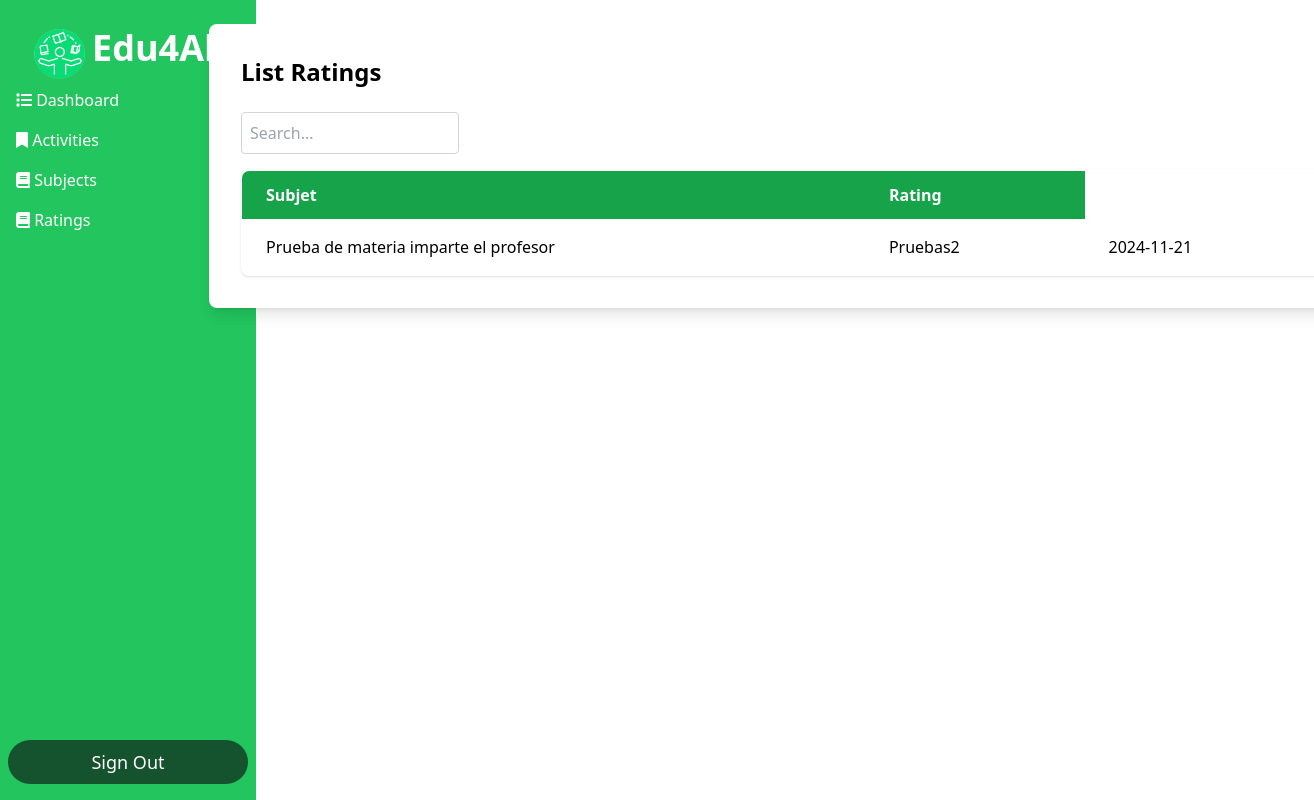
The app's page /Dashboard_Alumno/dashboard.php?action=listar_Calificaciones (signed in) with its own data.
### tables this page shows
CREATE TABLE `actividades` (
  `id` int(11) NOT NULL,
  `nombre_actividad` varchar(100) DEFAULT NULL,
  `descripcion` text DEFAULT NULL,
  `fk_materia` int(11) DEFAULT NULL,
  `fecha` varchar(10) NOT NULL
);

CREATE TABLE `programas` (
  `id` int(11) NOT NULL,
  `nombre_materia` varchar(100) DEFAULT NULL,
  `objetivos` text DEFAULT NULL,
  `unidad` varchar(50) DEFAULT NULL,
  `mtimparte` int(11) NOT NULL
);

### Conexion/conexion.php (called while the page is built, shortened)
<?php
	class Conexion
	{
		private $host='localhost';
		private $usuario='root';
		private $password = '';
		private $base='escuela';
		public $sentencia;
		private $conexion;
		private function abrir_conexion(){
			$this->conexion = new mysqli($this->host,$this->usuario,$this->password,$this->base);
		}
		public function obtener_sentencia(){
			$result = $this->conexion->query($this->sentencia);
			return $result;
		}
	}
?>

### Conexion/contacto.php (called while the page is built, shortened)
<?php
    include ("conexion.php");
    class Contacto extends Conexion {
        public function consultar_actividades() {
            $this->sentencia = "
                SELECT actividades.*, programas.nombre_materia
                FROM actividades
                JOIN programas ON actividades.fk_materia = programas.id";
            $resultado = $this->obtener_sentencia();
            return $resultado;
        }
    }
?>

### Dashboard_Alumno/listarCalificaciones.php (the view, shortened to what this page needs)
<?php
require_once("../Conexion/contacto.php");
$obj = new Contacto();
$materia_filtrada = isset($_POST['materia_filtrada']) ? $_POST['materia_filtrada'] : '';
if ($materia_filtrada !== '') {
    $resultado = $obj->consultar_actividades_por_materia($materia_filtrada);
} else {
    $resultado = $obj->consultar_actividades();
}
?>
<div class="max-w-6xl translate-x-32 mx-auto bg-white p-8 rounded-lg shadow-lg">
    <h1 class="text-2xl font-bold mb-6">List Ratings</h1>
    <input type="text" id="commandPalette" placeholder="Search..." class="block w-1/5 p-2 border border-gray-300 rounded mb-4">
    <table class="min-w-full table-auto border-collapse border border-gray-300 rounded-lg overflow-hidden shadow">
        <thead>
            <tr class="bg-green-600 text-white">
                <th class="px-6 py-3 text-left"> Subjet</th>
                <th class="px-6 py-3 text-left">Rating</th>
            </tr>
        </thead>
        <tbody id="userTable">
            <?php while ($registro = $resultado->fetch_assoc()): ?>
                <tr class="even:bg-gray-100 hover:bg-gray-200">
                    <td class="px-6 py-4"><?php echo htmlspecialchars($registro["descripcion"]); ?></td>
                    <td class="px-6 py-4"><?php echo htmlspecialchars($registro["nombre_materia"]); ?></td>
                    <td class="px-6 py-4"><?php echo htmlspecialchars($registro["fecha"]); ?></td>
                </tr>
            <?php endwhile; ?>
        </tbody>
    </table>
</div>

### records on screen
actividades: descripcion "Prueba de materia imparte el profesor", fk_materia.nombre_materia "Pruebas2", fecha "2024-11-21"
